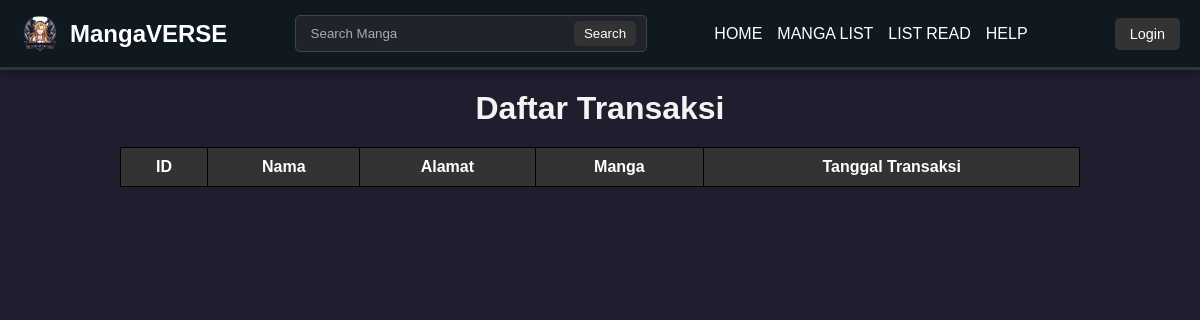
The page /admin/viewtransaksi.php on the database as committed earlier.
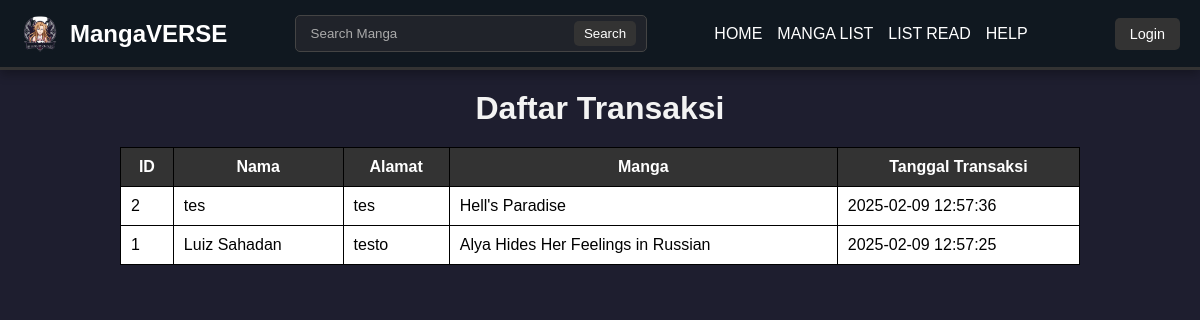
The same page on the database as committed later.
### tables this page shows
CREATE TABLE `transaksi` (
  `id` int(11) NOT NULL,
  `nama` varchar(255) NOT NULL,
  `alamat` text NOT NULL,
  `manga_id` int(11) NOT NULL,
  `tanggal_transaksi` timestamp NOT NULL DEFAULT current_timestamp()
);

CREATE TABLE `manga` (
  `id` int(11) NOT NULL,
  `title` varchar(255) DEFAULT NULL,
  `image` varchar(255) DEFAULT NULL,
  `price` int(11) DEFAULT NULL,
  `description` text DEFAULT NULL
);

### admin/viewtransaksi.php (the view, shortened to what this page needs)
<?php
include '../koneksi/config.php';
$sql = "SELECT transaksi.id, transaksi.nama, transaksi.alamat, manga.title, transaksi.tanggal_transaksi
        FROM transaksi
        JOIN manga ON transaksi.manga_id = manga.id
        ORDER BY transaksi.tanggal_transaksi DESC";
$result = $conn->query($sql);
?>
<!DOCTYPE html>
<html lang="id">
<head>
</head>
<header>
        <div class="logo">
            <img src="../images/logo.png" alt="Logo">
            <h1>MangaVERSE</h1>
        </div>
        <div class="search-bar">
            <input type="text" placeholder="Search Manga">
            <button>Search</button>
        </div>
        <nav>
                <a href="index.php">HOME</a>
                <a href="viewmanga.php">MANGA LIST</a>
                <a href="viewread.php">LIST READ</a>
                <a href="viewhelp.php">HELP</a>
        </nav>
        <div class="auth-buttons">
            <a href="./login.php">Login</a>
        </div>
    </header>
    <br><br><br><br>
<br>
<body>
    <h1>Daftar Transaksi</h1>
    <table>
        <tr>
            <th>ID</th>
            <th>Nama</th>
            <th>Alamat</th>
            <th>Manga</th>
            <th>Tanggal Transaksi</th>
        </tr>
        <?php while ($row = $result->fetch_assoc()) { ?>
        <tr>
            <td><?php echo $row['id']; ?></td>
            <td><?php echo $row['nama']; ?></td>
            <td><?php echo $row['alamat']; ?></td>
            <td><?php echo $row['title']; ?></td>
            <td><?php echo $row['tanggal_transaksi']; ?></td>
        </tr>
        <?php } ?>
    </table>
</body>
</html>

Rows that differ between the two databases and show on the page:
added transaksi: id "2", nama "tes", alamat "tes", manga.title "Hell's Paradise", tanggal_transaksi "2025-02-09 12:57:36"
added transaksi: id "1", nama "Luiz Sahadan", alamat "testo", manga.title "Alya Hides Her Feelings in Russian", tanggal_transaksi "2025-02-09 12:57:25"
